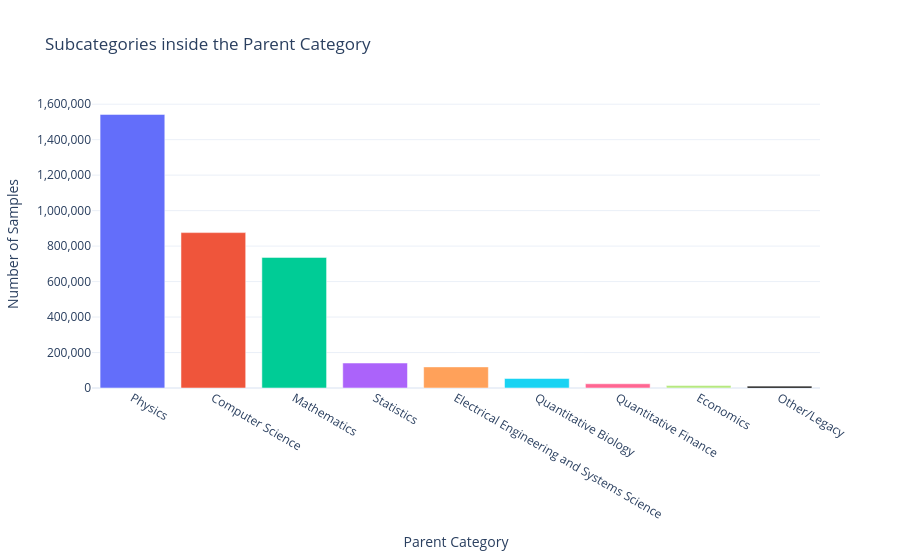

This figure's notebook cell:
### Code cell
plot_parent_distribution(df_parents, "Parent")

### Figure 1 — Plotly figure (JSON) as saved in the notebook; plotly's stock layout.template omitted (floating-point values rounded to 4 significant figures)
{"data": [{"hovertemplate": "<b>%{x}</b><br>Count: %{y:,}<extra></extra>", "marker": {"color": ["#636EFA", "#EF553B", "#00CC96", "#AB63FA", "#FFA15A", "#19D3F3", "#FF6692", "#B6E880"]}, "type": "bar", "x": ["Physics", "Computer Science", "Mathematics", "Statistics", "Electrical Engineering and Systems Science", "Quantitative Biology", "Quantitative Finance", "Economics", "Other/Legacy"], "y": [1542468, 876011, 736414, 140855, 119053, 53703, 23804, 14596, 10480]}], "layout": {"autosize": true, "title": {"text": "Subcategories inside the Parent Category"}, "xaxis": {"autorange": true, "range": [-0.5, 8.5], "title": {"text": "Parent Category"}, "type": "category"}, "yaxis": {"autorange": true, "range": [0, 1624000.0], "tickformat": ",", "title": {"text": "Number of Samples"}, "type": "linear"}}}
